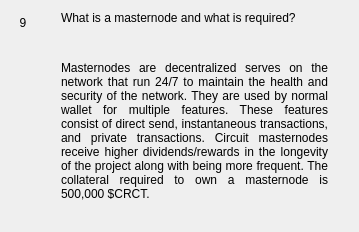
                  <widget class="QWidget" name="widgetFaq9" native="true">
                   <layout class="QHBoxLayout" name="horizontalpage_9" stretch="0,1">
                    <item alignment="Qt::AlignTop">
                     <widget class="QLabel" name="labelNumber9">
                      <property name="minimumSize">
                       <size>
                        <width>24</width>
                        <height>24</height>
                       </size>
                      </property>
                      <property name="maximumSize">
                       <size>
                        <width>16777215</width>
                        <height>24</height>
                       </size>
                      </property>
                      <property name="text">
                       <string>9</string>
                      </property>
                      <property name="alignment">
                       <set>Qt::AlignCenter</set>
                      </property>
                     </widget>
                    </item>
                    <item>
                     <layout class="QVBoxLayout" name="verticalLayoutpage_9">
                      <property name="leftMargin">
                       <number>20</number>
                      </property>
                      <property name="rightMargin">
                       <number>20</number>
                      </property>
                      <item>
                       <widget class="QLabel" name="labelSubtitle9">
                        <property name="text">
                         <string>What is a masternode and what is required?</string>
                        </property>
                        <property name="wordWrap">
                         <bool>true</bool>
                        </property>
                       </widget>
                      </item>
                      <item>
                       <spacer name="verticalSpacer_90">
                        <property name="orientation">
                         <enum>Qt::Vertical</enum>
                        </property>
                        <property name="sizeType">
                         <enum>QSizePolicy::Fixed</enum>
                        </property>
                        <property name="sizeHint" stdset="0">
                         <size>
                          <width>20</width>
                          <height>30</height>
                         </size>
                        </property>
                       </spacer>
                      </item>
                      <item>
                       <widget class="QLabel" name="labelContent9">
                        <property name="text">
                         <string>
                           &lt;html&gt;&lt;head/&gt;&lt;body&gt;&lt;p align=&quot;justify&quot;&gt;
						   Masternodes are decentralized serves on the network that run 24/7 to maintain 
						   the health and security of the network. They are used by normal wallet 
						   for multiple features. These features consist of direct send, instantaneous 
						   transactions, and private transactions. Circuit masternodes receive higher 
						   dividends/rewards in the longevity of the project along with being more 
						   frequent. The collateral required to own a masternode is 500,000 $CRCT.
						   &lt;/p&gt;&lt;/body&gt;&lt;/html&gt;
                         </string>
                        </property>
                        <property name="alignment">
                         <set>Qt::AlignLeading|Qt::AlignLeft|Qt::AlignTop</set>
                        </property>
                        <property name="wordWrap">
                         <bool>true</bool>
                        </property>
                       </widget>
                      </item>
                      <item>
                       <spacer name="verticalSpacer_91">
                        <property name="orientation">
                         <enum>Qt::Vertical</enum>
                        </property>
                        <property name="sizeHint" stdset="0">
                         <size>
                          <width>20</width>
                          <height>20</height>
                         </size>
                        </property>
                       </spacer>
                      </item>
                     </layout>
                    </item>
                   </layout>
                  </widget>
